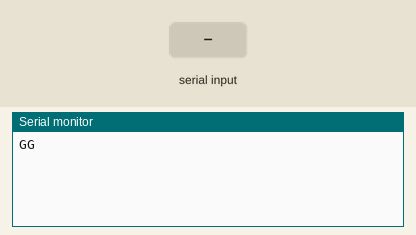
Simulated run of this sketch. Board: Arduino Mega 2560, built with avr-gcc and run on an emulated ATmega2560. On the bench: the last lines printed to the serial monitor. The test bench sets the inputs (shaded band).

Above: at 1.2 s.
1.3 s: "90,45\n" received over the second serial link
At 2.3 s:
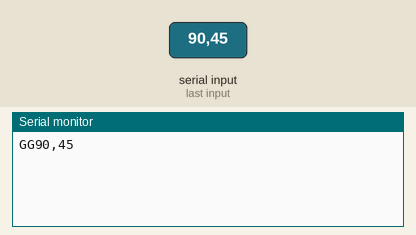
2.8 s: "0\n" received over the second serial link
At 3.5 s:
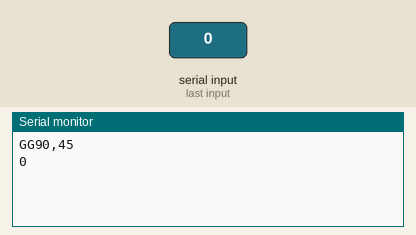

Measured:
- after the input at 1.3 s, the serial monitor: prints a new line at once (image 1)
- after the input at 2.8 s, the serial monitor: prints a new line at once (image 2)

The sketch:

serialtest.ino
```cpp
#include "protocol.h"
#define DXL_SERIAL Serial
#define DEBUG_SERIAL Serial3
smartprotocol protocol;
float f_1present_position = 0.0;
float f_2present_position = 0.0;
int max_id = 6;
String data = "000";
float pre_positionList[6];
int motor_stateList[6];
int id = 1;
long prevDebugTime = 0;
void setup() {
  // put your setup code here, to run once:
  DXL_SERIAL.begin(115200);
  DEBUG_SERIAL.begin(115200);
  DXL_SERIAL.print("GG");
}

void loop() {
  // put your main code here, to run repeatedly:
// if (DEBUG_SERIAL.available() > 0) {
//     uint8_t readByte = DEBUG_SERIAL.read();
//     protocol.parsingprotocol(readByte);
//   }
//   if(millis()-prevDebugTime>=1000)
//   {
//     prevDebugTime=millis();
//   }

//   if (protocol.debug)
//   {
//     DEBUG_SERIAL.println("--------------------------");
//     int state = 0;
//     for (id = 0; id < max_id; id++) {
//       pre_positionList[max_id] = 0;
//       motor_stateList[max_id] = 0;
//       data = "";
//       for (int n = 0; n < 3; n++) {
//         data += protocol.valueList[id][n];
//       }
//       DEBUG_SERIAL.print(protocol.idList[id]);
//       DEBUG_SERIAL.print(" : ");
//       DEBUG_SERIAL.println(data);
//     }
//     protocol.debug = 0;
//   }
if (DEBUG_SERIAL.available() > 0) {
    char readByte = DEBUG_SERIAL.read();
    DXL_SERIAL.print(readByte);
  }
}
```

protocol.cpp
```cpp
#include "protocol.h"

void smartprotocol::parsingprotocol(uint8_t readByte)
{
  //   if(Serial.available()>0)
  //   {
      // uint8_t readByte = Serial.read();
      if(readByte == 0x03)
      {
        parsingSenq=0;
        resetbuffer(preParsingList);
        parsingFlag = 1;

      }

      if(parsingFlag)
      {
        preParsingList[parsingSenq]= readByte;
        parsingSenq++;
        if(readByte == ETX)
        {
          parsingFlag=0;

          dataLength[0]= preParsingList[1];
          dataLength[1]= preParsingList[2];

          int dataLength_10 = (dataLength[0]-'0')*10;
          int dataLength_1 = dataLength[1]-'0';
          int totalDataLength = dataLength_10+dataLength_1;
          Serial.print(totalDataLength);
          Serial.println(parsingSenq);
          if (parsingSenq-7 == totalDataLength)
          {
            Serial.println("ccc");

            controlByte =  preParsingList[3];

            uint16_t SUM_CRC= controlByte;

            for(int i=0; i<totalDataLength; i++)
            {
              dataList[i]=preParsingList[i+4];
              SUM_CRC += dataList[i];

            }
            SUM_CRC+=0x01;
            uint8_t CAL_CRC_H = SUM_CRC >>8;
            CAL_CRC_H = 0xff-CAL_CRC_H;

            uint8_t CAL_CRC_L = SUM_CRC & 0xFF;
            uint8_t CRC_H=preParsingList[totalDataLength+4];
            uint8_t CRC_L=preParsingList[totalDataLength+5];

            if((CAL_CRC_H == CRC_H)&&(CAL_CRC_L == CRC_L))
            {
              int idNum=0;
              int idcnt=0;
              int valueNum=0;
              debug=1;
              for(int i = 0; i<totalDataLength; i++)
              {
                if(i%4==0)
                {
                  idNum= dataList[i] - 48;
                  idList[idcnt] = idNum;
                  idcnt++;
                }
                else
                {
                  valueList[idcnt-1][valueNum]=dataList[i];
                  valueNum++;
                  valueNum%=3;
                }
              }

              //   Serial.println("---------------------");
              //   Serial.print("CMD : ");
              //   Serial.write(protocol.controlByte);
              //   Serial.println();
              //   for(int i = 0; i<=4;i++)
              //   {
              //     Serial.print("ID : ");
              //     Serial.write(protocol.idList[i]);
              //     Serial.println();
              //     Serial.print("VALUE : ");
              //     for(int n =0; n<3; n++)
              //     {
              //       Serial.write(protocol.valueList[i][n]);
              //     }
              //     Serial.println();
              // }
            }
            else
            {
                debug=0;
                resetbuffer(preParsingList);
                resetbuffer(dataList);
            }
          }
          else
          {
            debug=0;
            resetbuffer(preParsingList);
            resetbuffer(dataList);
          }
        }
      }
  //   }
}
void smartprotocol::readData()
{
    if(debug)
    {
    Serial.println("---------------------");
    Serial.print("CMD : ");
    Serial.write(controlByte);
    Serial.println();
    for(int i = 0; i<=4;i++)
    {
      Serial.print("ID : ");
      Serial.write(idList[i]);
      Serial.println();
      Serial.print("VALUE : ");
      for(int n =0; n<3; n++)
      {
        Serial.write(valueList[i][n]);
      }
      Serial.println();
    }
    debug=0;
    }


}


void smartprotocol::resetbuffer(char *buf)
{
  memset(buf, 0, sizeof(buf));
}
```

protocol.h
```cpp
#ifndef PROTOCOL_H
#define PROTOCOL_H
#include <Arduino.h>

#define STX 0x02
#define ETX 0x03
#define CMD_CONTROL 0xC0
#define CMD_ANSWER 0xA0


class smartprotocol
{
  public:
    char preParsingList[99]={};
    char dataLength[3]={0,};
    uint8_t dataList[99]={};
    char idList[10]={};
    char valueList[10][4]={};
    uint8_t controlByte= 0;
    int parsingFlag=0;
    int parsingSenq=0;
    long prevDebugTime=0;
    int debug = 0;
    void parsingprotocol(uint8_t readByte);
    void readData();
    void resetbuffer(char *buf);
};


extern smartprotocol protocol;
#endif
```
